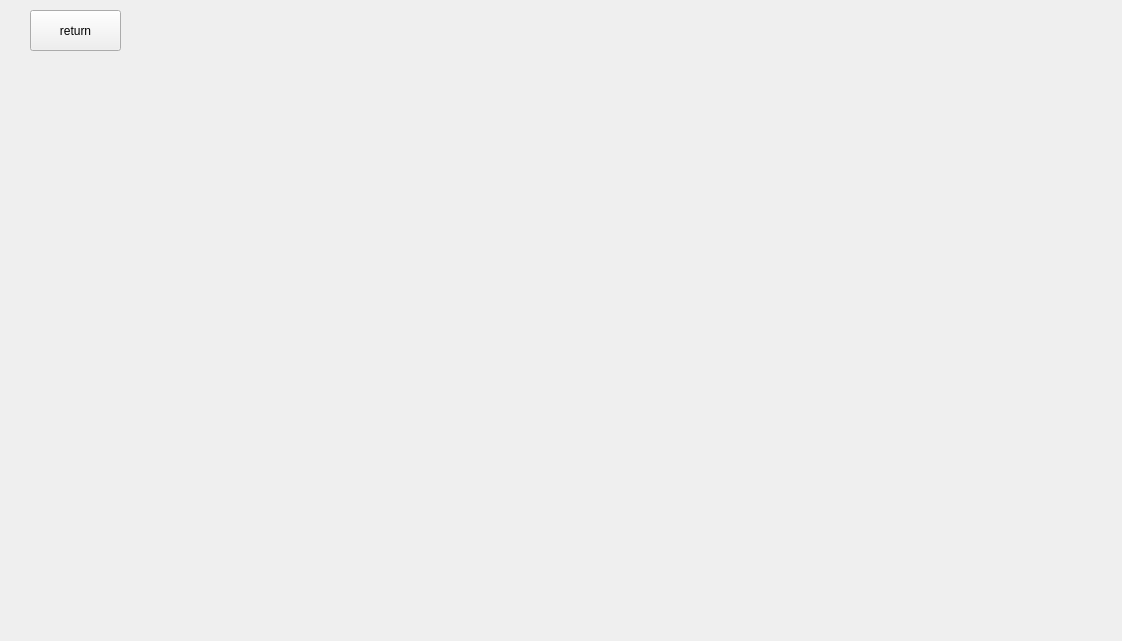
<?xml version="1.0" encoding="UTF-8"?>
<ui version="4.0">
 <class>Form</class>
 <widget class="QWidget" name="Form">
  <property name="geometry">
   <rect>
    <x>0</x>
    <y>0</y>
    <width>1122</width>
    <height>641</height>
   </rect>
  </property>
  <property name="windowTitle">
   <string>Form</string>
  </property>
  <widget class="QPushButton" name="cancle">
   <property name="geometry">
    <rect>
     <x>30</x>
     <y>10</y>
     <width>91</width>
     <height>41</height>
    </rect>
   </property>
   <property name="text">
    <string>return</string>
   </property>
  </widget>
 </widget>
 <resources/>
 <connections/>
</ui>
